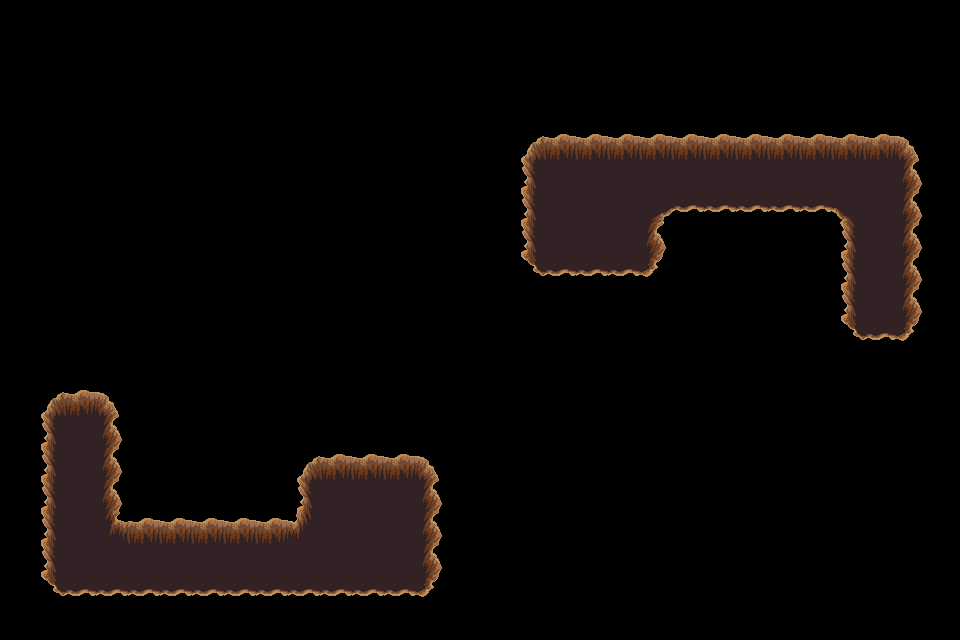

Tiled map render using the project's own tile images. Description and the whole map definition, tile-layer contents included, below:
An orthogonal 30x20 tile map with 32x32 px tiles, 1 tile layer (trou), 2 tilesets.

<map version="1.4" tiledversion="1.4.3" orientation="orthogonal" renderorder="right-down" width="30" height="20" tilewidth="32" tileheight="32" infinite="0" nextlayerid="9" nextobjectid="1">
 <tileset firstgid="1" source="../../dungeon_green.tsx" />
 <tileset firstgid="530" source="../../dungeon.tsx" />
 <layer id="8" name="trou" width="30" height="20">
  <data encoding="csv">
0,0,0,0,0,0,0,0,0,0,0,0,0,0,0,0,0,0,0,0,0,0,0,0,0,0,0,0,0,0,
0,0,0,0,0,0,0,0,0,0,0,0,0,0,0,0,0,0,0,0,0,0,0,0,0,0,0,0,0,0,
0,0,0,0,0,0,0,0,0,0,0,0,0,0,0,0,0,0,0,0,0,0,0,0,0,0,0,0,0,0,
0,0,0,0,0,0,0,0,0,0,0,0,0,0,0,0,0,0,0,0,0,0,0,0,0,0,0,0,0,0,
0,0,0,0,0,0,0,0,0,0,0,0,0,0,0,0,432,433,433,433,433,433,433,433,433,433,433,433,434,0,
0,0,0,0,0,0,0,0,0,0,0,0,0,0,0,0,455,456,456,456,456,456,456,456,456,456,456,456,457,0,
0,0,0,0,0,0,0,0,0,0,0,0,0,0,0,0,455,456,456,456,387,479,479,479,479,479,388,456,457,0,
0,0,0,0,0,0,0,0,0,0,0,0,0,0,0,0,455,456,456,456,457,0,0,0,0,0,455,456,457,0,
0,0,0,0,0,0,0,0,0,0,0,0,0,0,0,0,478,479,479,479,480,0,0,0,0,0,455,456,457,0,
0,0,0,0,0,0,0,0,0,0,0,0,0,0,0,0,0,0,0,0,0,0,0,0,0,0,455,456,457,0,
0,0,0,0,0,0,0,0,0,0,0,0,0,0,0,0,0,0,0,0,0,0,0,0,0,0,478,479,480,0,
0,0,0,0,0,0,0,0,0,0,0,0,0,0,0,0,0,0,0,0,0,0,0,0,0,0,0,0,0,0,
0,432,433,434,0,0,0,0,0,0,0,0,0,0,0,0,0,0,0,0,0,0,0,0,0,0,0,0,0,0,
0,455,456,457,0,0,0,0,0,0,0,0,0,0,0,0,0,0,0,0,0,0,0,0,0,0,0,0,0,0,
0,455,456,457,0,0,0,0,0,432,433,433,433,434,0,0,0,0,0,0,0,0,0,0,0,0,0,0,0,0,
0,455,456,457,0,0,0,0,0,455,456,456,456,457,0,0,0,0,0,0,0,0,0,0,0,0,0,0,0,0,
0,455,456,410,433,433,433,433,433,411,456,456,456,457,0,0,0,0,0,0,0,0,0,0,0,0,0,0,0,0,
0,455,456,456,456,456,456,456,456,456,456,456,456,457,0,0,0,0,0,0,0,0,0,0,0,0,0,0,0,0,
0,478,479,479,479,479,479,479,479,479,479,479,479,480,0,0,0,0,0,0,0,0,0,0,0,0,0,0,0,0,
0,0,0,0,0,0,0,0,0,0,0,0,0,0,0,0,0,0,0,0,0,0,0,0,0,0,0,0,0,0
</data>
 </layer>
</map>
